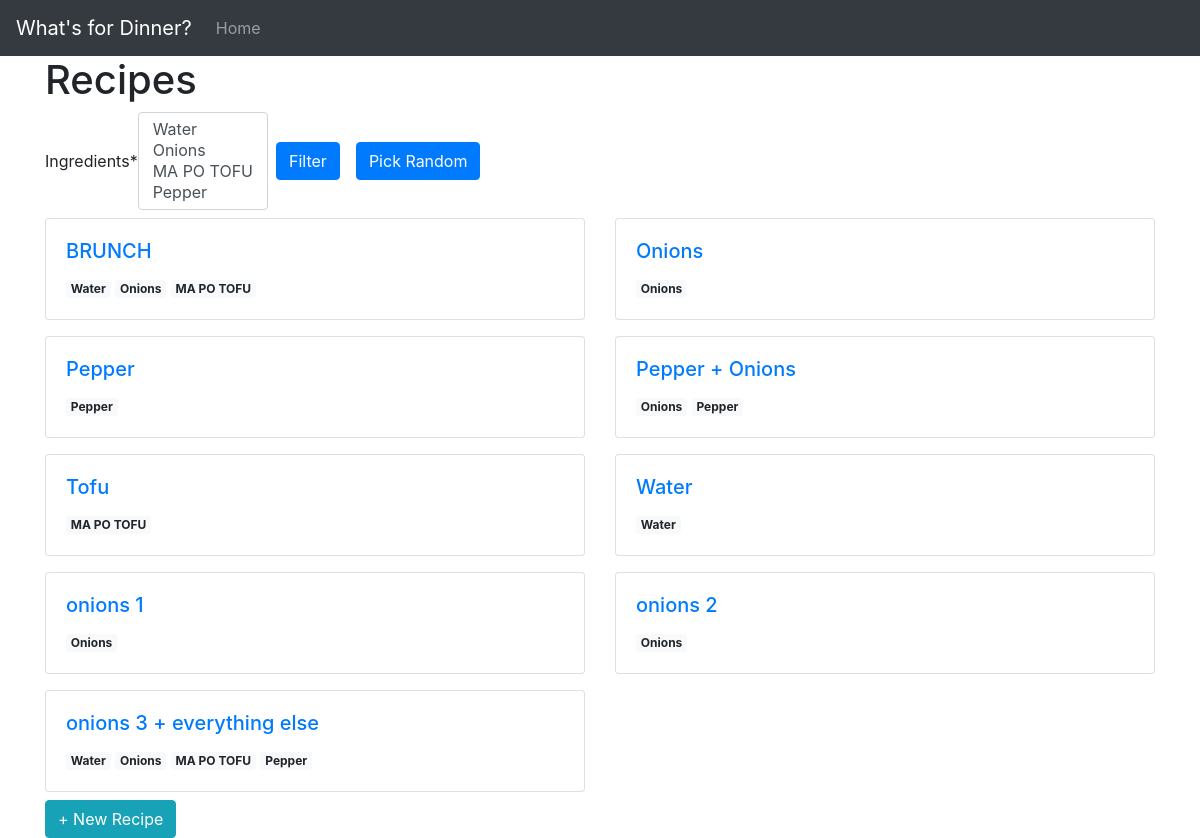
Before: / with the older database file.
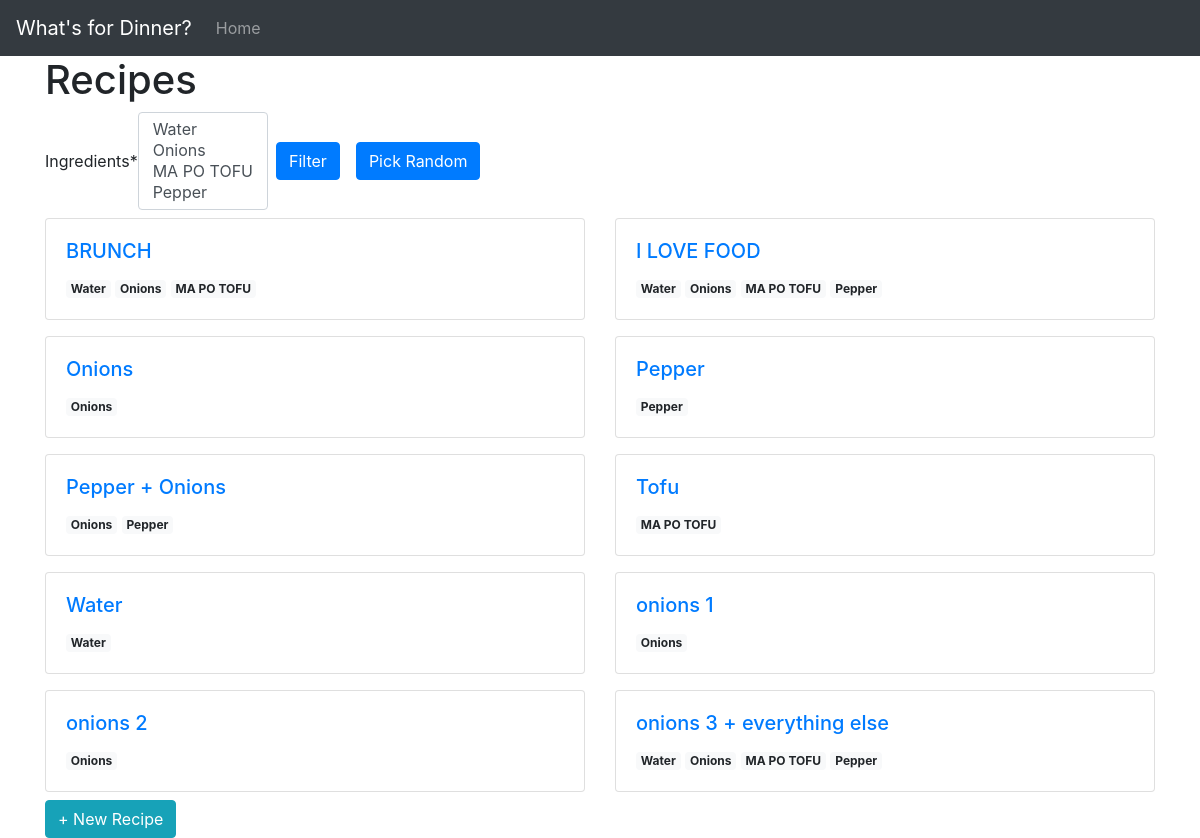
After: the same page with the newer database file.
### recipes/models.py (models this page shows, shortened)
class Recipe(models.Model):
    name = models.CharField(max_length=200, help_text='Enter the recipe name.')
    desc = models.TextField(help_text='Enter the recipe steps.', blank=True )
    ingredients = models.ManyToManyField(Ingredient)
    class Meta:
        ordering = ['name']
    def get_absolute_url(self):
        return reverse('recipe-detail', kwargs={'pk':self.pk})

class Ingredient(models.Model):
    name = models.CharField(max_length=60)
    def __str__(self):
        return self.name

### recipes/views.py (the view)
# urls.py: path('', views.RecipeListView.as_view(), name='index'),
class RecipeListView(ListView):
    model = Recipe
    template_name = 'recipes/index.html' #Specify our own template
    def get_context_data(self, **kwargs):
        context = super().get_context_data(**kwargs)
        context['form'] = SearchForm()
        return context

### recipes/forms.py
class SearchForm(forms.ModelForm):
     class Meta:
         model = Recipe
         fields = ['ingredients']

### recipes/templates/recipes/index.html
{% extends "base.html" %}
{% load crispy_forms_tags %}
{% block content %}
    <h1>Recipes</h1>
    <div class="row">
        <div class="col">
            <form class="form-inline" action="{% url 'recipe-results' %}" method="GET">
                <div class="form-group">
                    {{ form|crispy }}
                </div>
                <input class="btn btn-primary mx-2" type="submit" name="filter" value="Filter">
                <input class="btn btn-primary mx-2" type="submit" name="randomize" value="Pick Random">
            </form>
        </div>
    </div>
    {% if object_list %}
    <div class="row">
        {% for recipe in object_list %}
            <div class="col-sm-6 my-2">
            <div class="card h-100">
                <div class="card-body">
                    <a href="{{ recipe.get_absolute_url }}"><h5 class="card-title">{{ recipe.name }}</h5></a>
                    {% for ingredient in recipe.ingredients.all %}
                        <span class="badge badge-light">{{ ingredient.name }}</span>
                    {% endfor %}
                </div>
            </div>
            </div>
        {% endfor %}
    </div>
    {% else %}
    <p>No recipes added yet!</p>
    {% endif %}
    <a class="btn btn-info" href="{% url 'recipe-add' %}">+ New Recipe</a>
{% endblock %}

Changed rows visible on the page:
added Recipe: name "I LOVE FOOD", Ingredient (name "Water"), Ingredient (name "Onions"), Ingredient (name "MA PO TOFU"), Ingredient (name "Pepper")
